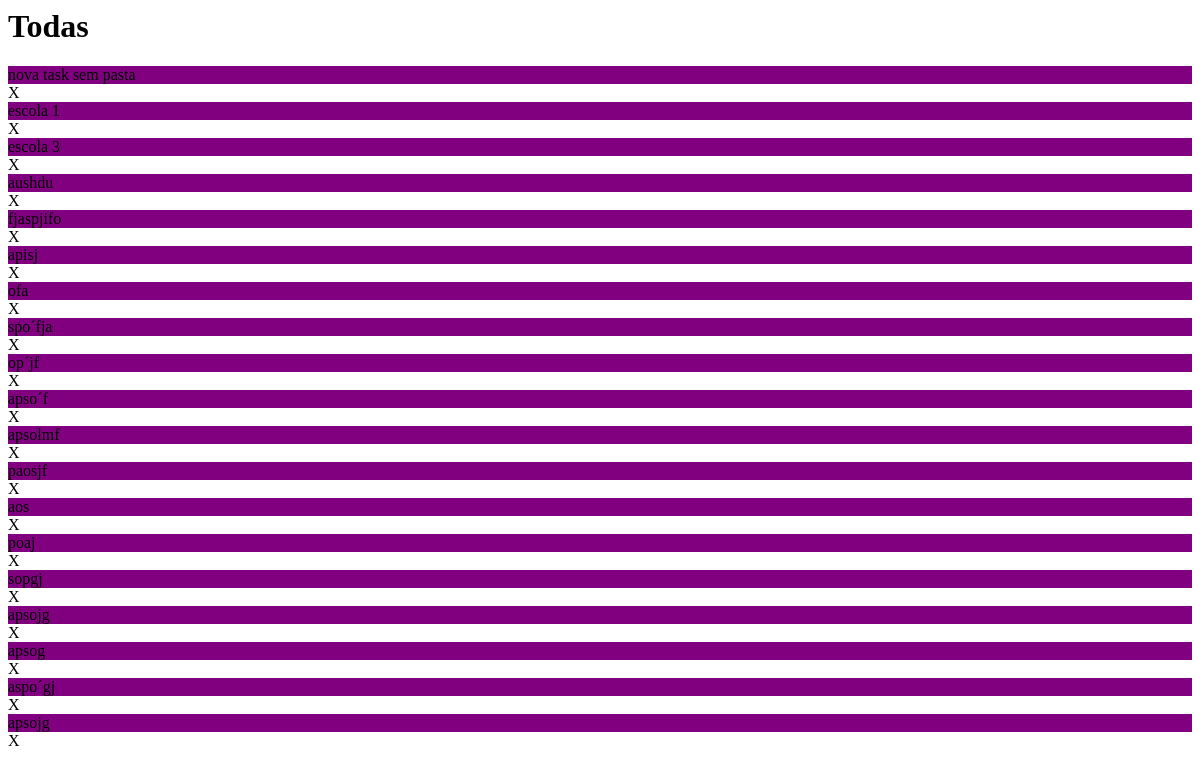
Before: /all/ (signed in) with the older database file.
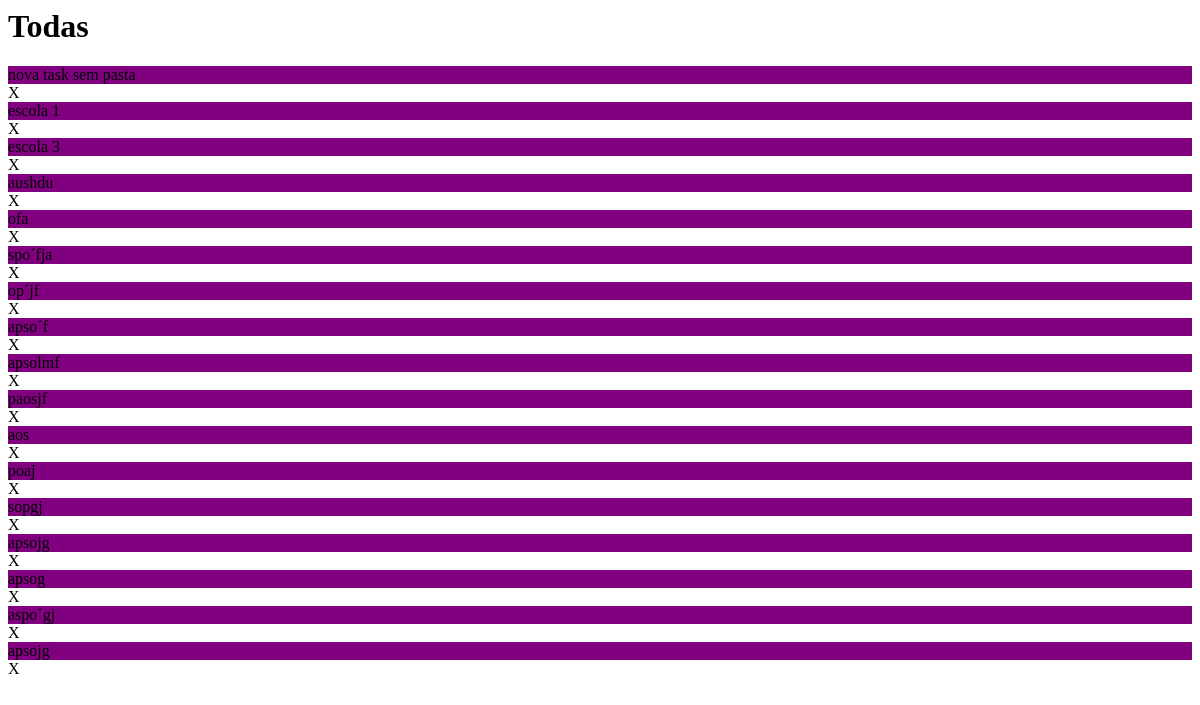
After: the same page with the newer database file.
### todo/models.py (models this page shows, shortened)
class Task(models.Model):
    user = models.ForeignKey(User, on_delete=models.CASCADE, null=True, blank=True, related_name='tasks')
    folder = models.ForeignKey(Folder, on_delete=models.CASCADE, null=True, blank=True, related_name='tasks')
    title = models.CharField(max_length=40)
    completed = models.BooleanField(default=False)
    created = models.DateTimeField(auto_now_add=True)
    objects = models.Manager()
    class Meta:
        ordering = ['completed']

### folders/views.py (the view)
# urls.py: path('all/', views.f_all, name="all"),
def f_all(req):
    print("open folder| all")
    req.session['current_folder'] = -1
    tasks = Task.objects.filter(user=req.user)
    return render(req, 'todo/task_list.html', get_context(req, {'tasks': tasks}))

### todo/templates/todo/task_list.html
<div
    class="content-area"
    id="content-area"
    hx-get="{% url 'folders' %}"
    hx-trigger="load"
    hx-target="#folders-wrapper"
    hx-swap="outerHTML"
    _="on htmx:afterRequest log 'folder-list updated!'"
>
    <div class="folder-name-container">
        <h1 class="folder-name-text">
        {% if current_folder %}
            {{ current_folder.folder_name }}
        {% else %}
            Todas
        {% endif %}
        </h1>
    </div>
    <div id="tasks-container">
        <div class="task-list" id="task-list">
            {% for task in tasks %}
                {% include 'todo/task-list-item.html' with task=task %}
            {% empty %}
            <div style="padding-left:4em">empty...</div>
            {% endfor %}
            <div style="background: transparent; color: transparent; user-select: none; width: 70%;">.</div>
        </div>
    </div>
</div>

### todo/templates/todo/task-list-item.html (shortened to what this page needs)
<div class="task" id="{{ task.pk }}">
    <div style="background: purple;">{{ task.title }}</div>
    {% include 'delete.html' with del_url="del" item_id=task.id target="#content-area" item="task" btn_text="X" %}
</div>

### templates/delete.html
<div class="list-item-del"
     hx-delete="{% url del_url item_id %}"
     hx-target="{{ target }}"
     hx-trigger="confirmed"
     _="on click call
     Swal.fire({
        title: 'Delete this {{ item }}?',
        text:'{{ text }}',
        confirmButtonText: 'Yes, delete it!',
        showDenyButton: true
     })
     if result.isConfirmed trigger confirmed then log '{{ btn_text }}'"
>
    {{ btn_text }}
</div>

Changed rows visible on the page:
removed Task: title "fjaspjifo", btn_text "X"
removed Task: title "apisj", btn_text "X"
